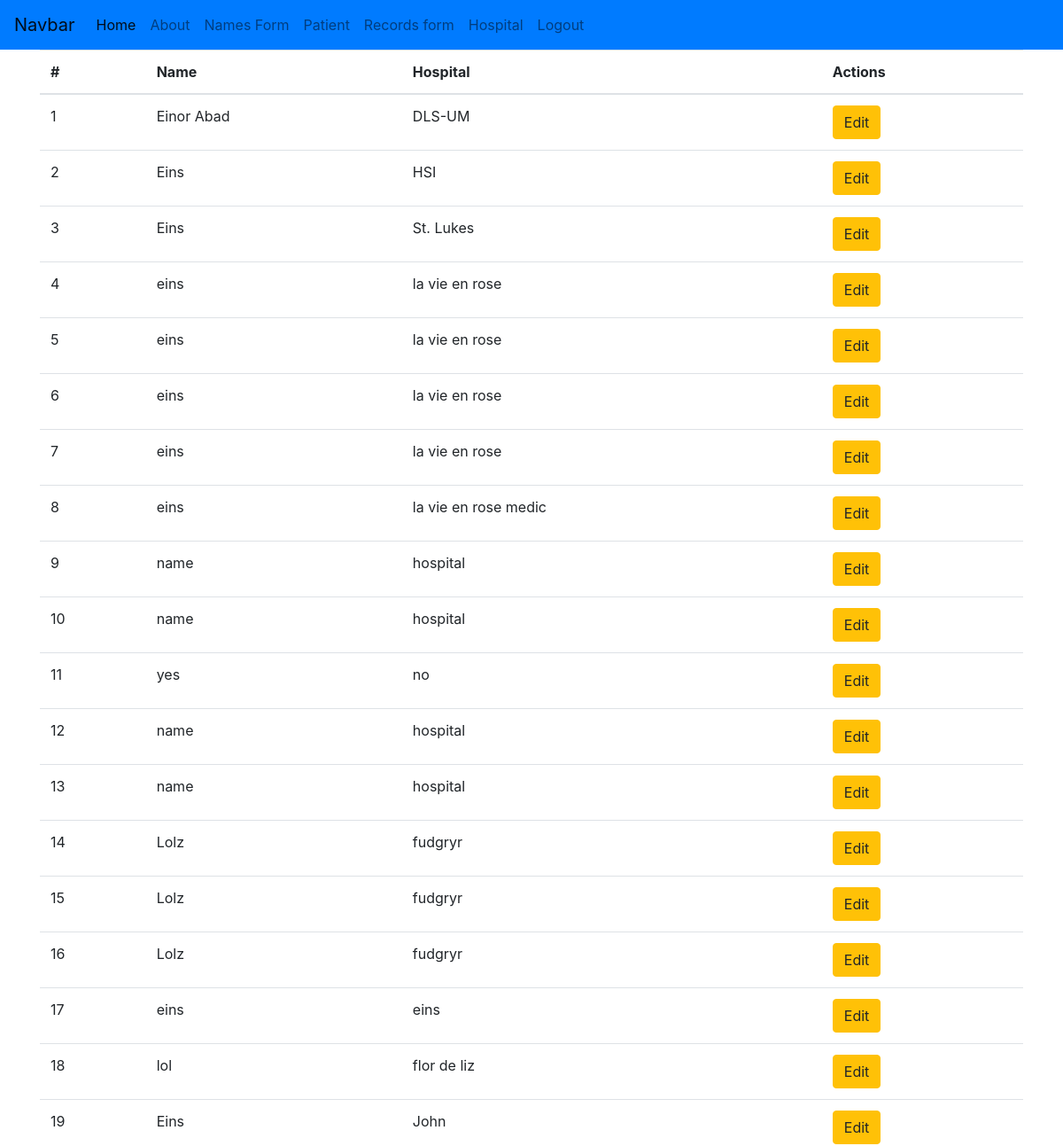
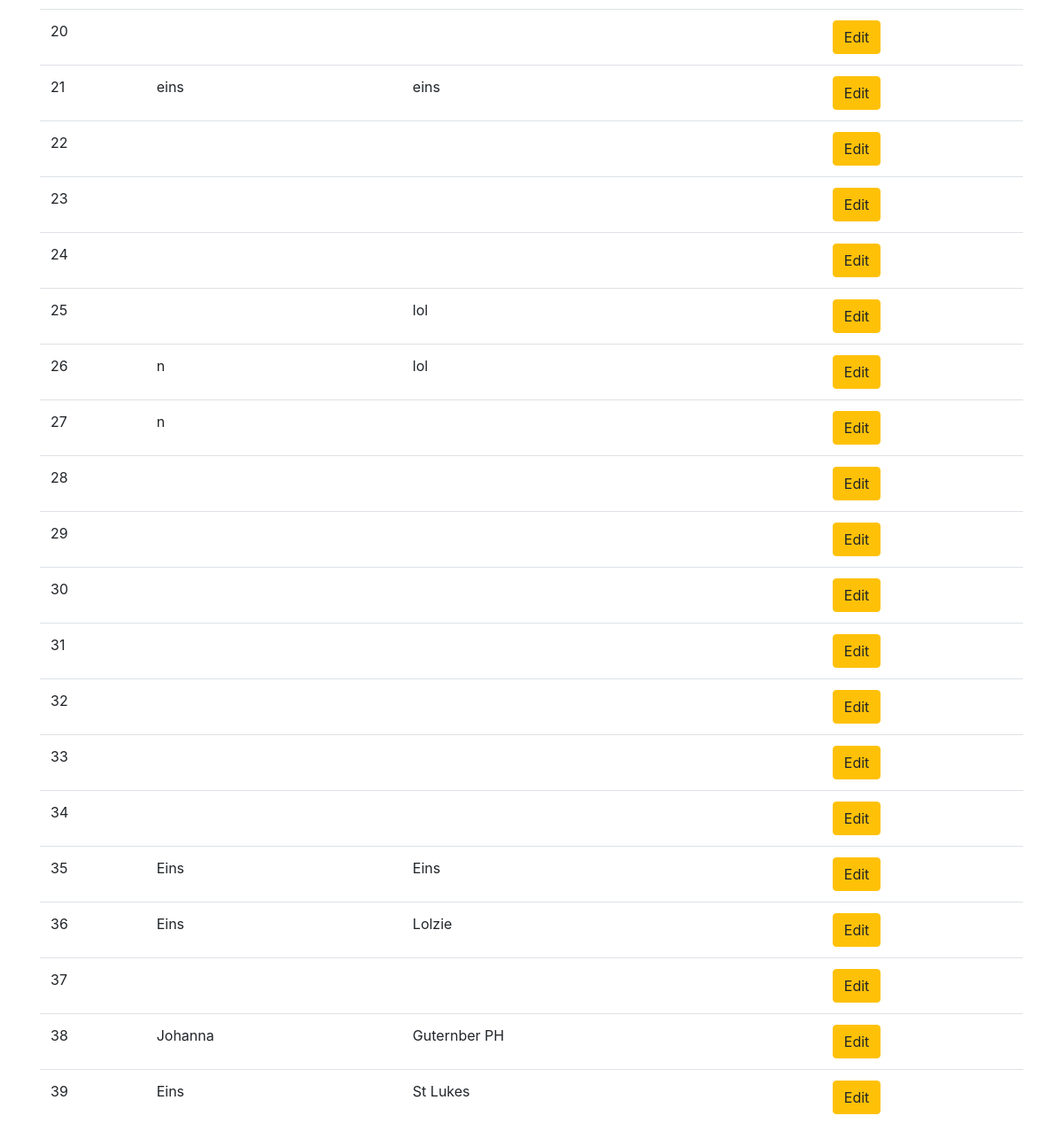
Page /patient on the earlier database version (2 pictures, top to bottom).
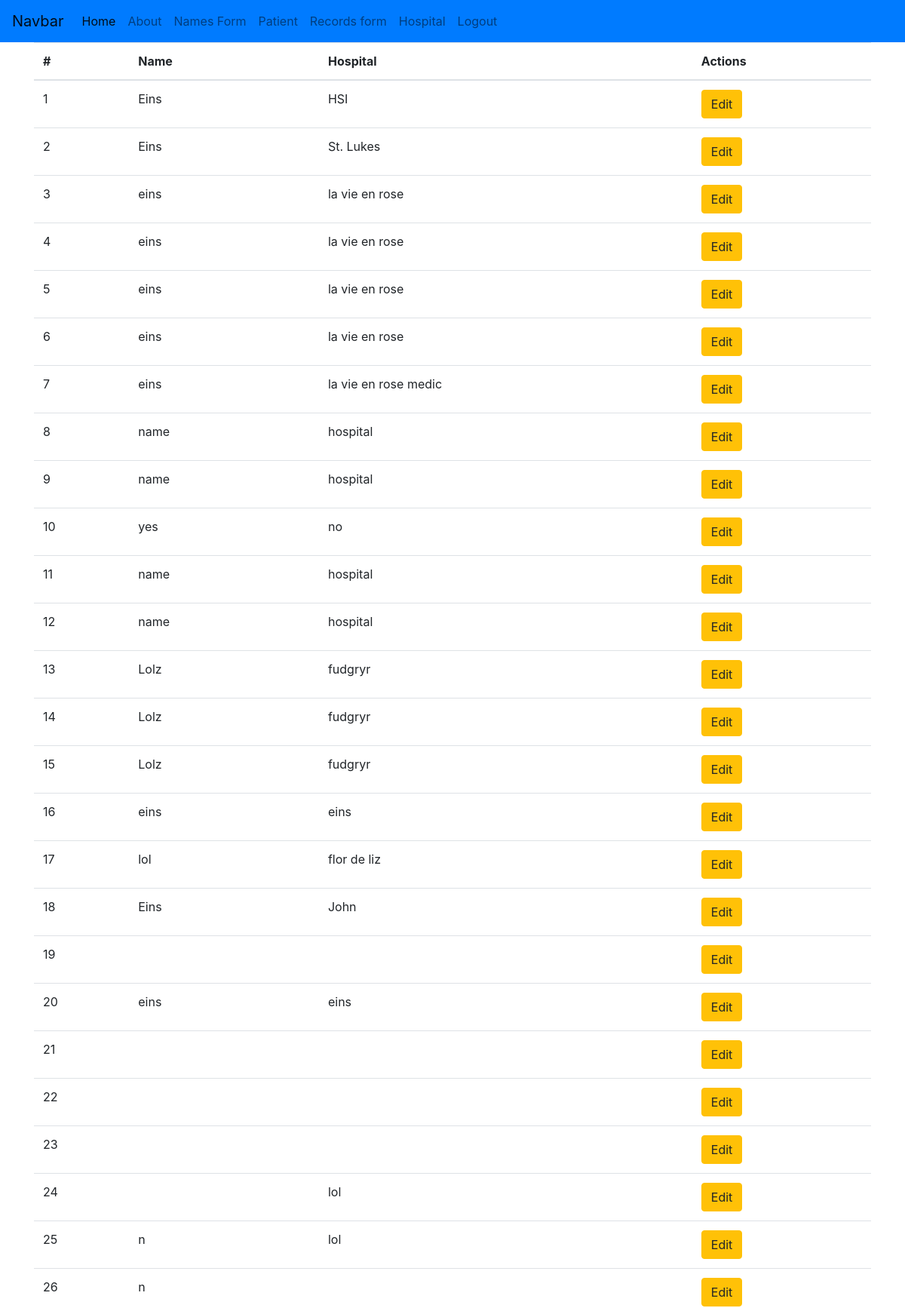
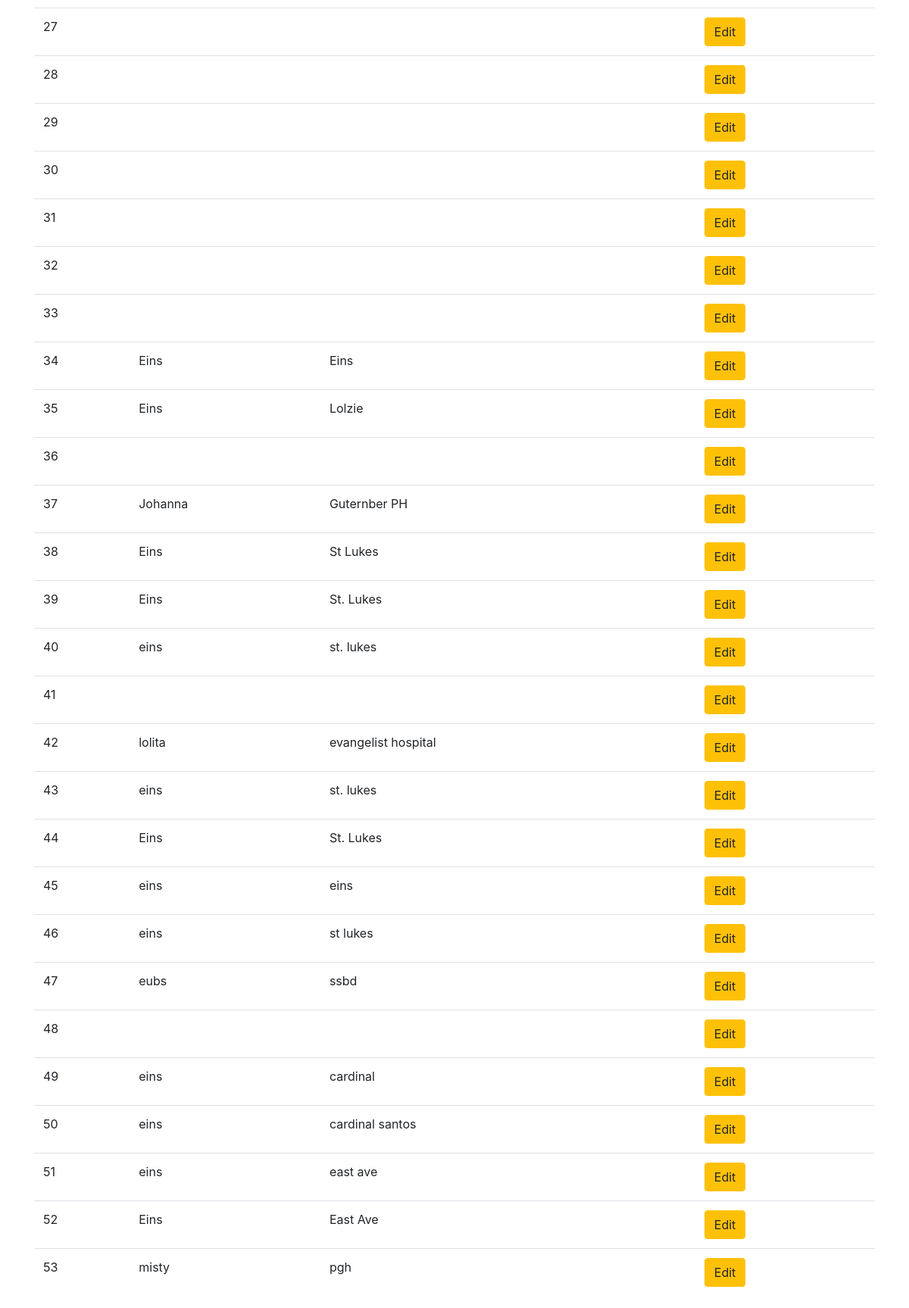
Same page on the later database version (2 pictures, top to bottom).
### tables this page shows
CREATE TABLE "first" (
	"id"	INTEGER NOT NULL PRIMARY KEY AUTOINCREMENT UNIQUE,
	"name"	TEXT NOT NULL,
	"hospital"	TEXT NOT NULL
);

### Finals.py (the view)
@app.route('/patient')
def patient():
    results = read_all_users()
    return render_template("patient.html", results=results)

### Finals.py (called while the page is built)
def connect_db():
    conn = sqlite3.connect('flask.db')
    return conn

def read_all_users():
    conn = connect_db()
    cur = conn.cursor()
    cur.execute('SELECT * FROM first')
    results = cur.fetchall()
    cur.close()
    return results

### templates/patient.html
{% extends 'base.html' %}
{% block content %}
  <div class="container">
    <table class="table table-hover">
      <thead>
        <tr>
          <th scope="col">#</th>
          <th scope="col">Name</th>
          <th scope="col">Hospital</th>
          <th scope="col">Actions</th>
        </tr>
      </thead>
      <tbody>
      {% for result in results %}
        <tr>
          <td>{{ loop.index }}</td>
          <td>{{ result[1] }}</td>
          <td>{{ result[2] }}</td>
          <td>
            <form method="get" action="{{ url_for('edit') }}">
              <button type="submit" value="{{ result[0] }}" name="edit" class="btn btn-warning">Edit</button>
            </form>
          </td>
        </tr>
      {% endfor %}
      </tbody>
    </table>
  </div>
{% endblock %}

### templates/base.html (shortened to what this page needs)
<!DOCTYPE html>
<html lang="en">
<head>
    <link rel="stylesheet" href="{{ url_for('static',filename='css/bootstrap.css') }}">
</head>
<body>
<header>
<nav class="navbar navbar-expand-lg navbar-light bg-primary">
  <a class="navbar-brand" href="#">Navbar</a>
  <div class="collapse navbar-collapse" id="navbarNavAltMarkup">
    <div class="navbar-nav">
      <a class="nav-item nav-link active" href="/" >Home<span class="sr-only">(current)</span></a>
      <a class="nav-item nav-link" href="/about">About</a>
      <a class="nav-item nav-link" href="/names">Names Form</a>
      <a class="nav-item nav-link" href="/patient">Patient</a>
      <a class="nav-item nav-link" href="/records">Records form</a>
      <a class="nav-item nav-link" href="/hospital">Hospital</a>
      <a class="nav-item nav-link" href="/logout">Logout</a>
    </div>
  </div>
</nav>
</header>
{% block content %}{% endblock %}
</body>
</html>

Differences in the rows shown:
removed first: name "Einor Abad", hospital "DLS-UM", {{ result[0] }} 9 (drawn)
added first: name "Eins", hospital "St. Lukes", {{ result[0] }} 48 (drawn)
added first: name "eins", hospital "st. lukes", {{ result[0] }} 49 (drawn)
added first: {{ result[0] }} 50 (drawn)
added first: name "lolita", hospital "evangelist hospital", {{ result[0] }} 51 (drawn)
added first: name "eins", hospital "st. lukes", {{ result[0] }} 52 (drawn)
added first: name "Eins", hospital "St. Lukes", {{ result[0] }} 53 (drawn)
added first: name "eins", hospital "eins", {{ result[0] }} 54 (drawn)
added first: name "eins", hospital "st lukes", {{ result[0] }} 55 (drawn)
added first: name "eubs", hospital "ssbd", {{ result[0] }} 56 (drawn)
added first: {{ result[0] }} 57 (drawn)
added first: name "eins", hospital "cardinal", {{ result[0] }} 58 (drawn)
added first: name "eins", hospital "cardinal santos", {{ result[0] }} 59 (drawn)
added first: name "eins", hospital "east ave", {{ result[0] }} 60 (drawn)
added first: name "Eins", hospital "East Ave", {{ result[0] }} 61 (drawn)
added first: name "misty", hospital "pgh", {{ result[0] }} 62 (drawn)
